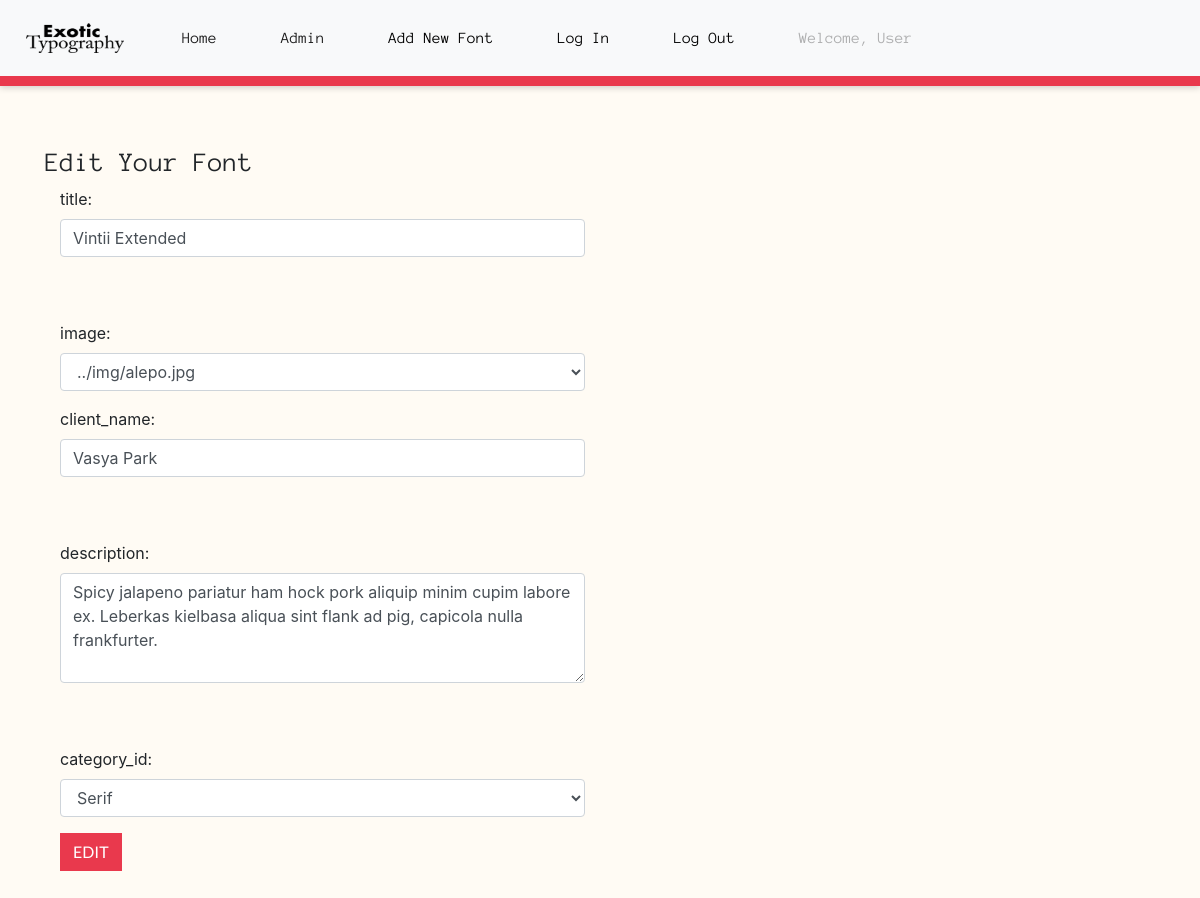
Screenshot of /backend/_edit.php?tb=portfolio_tb&id=2 (signed in) with the database file from the repository.
### tables this page shows
CREATE TABLE `portfolio_tb` (
  `portfolio_id` int(11) NOT NULL,
  `title` varchar(30) NOT NULL,
  `image` text NOT NULL,
  `client_name` varchar(30) NOT NULL,
  `description` text NOT NULL,
  `category_id` int(11) NOT NULL
);

### backend/backend_db.php (called while the page is built, shortened)
<?php
	function db_connect() {
		static $connection;
		if(!isset($connection)) {
			$configArray = parse_ini_file("../../../con/config.ini");
			$connection = mysqli_connect($configArray["host"], $configArray["username"], $configArray["password"], $configArray["database"] );
			if(!$connection) {
				return mysqli_connect_error();
			}
			else {
				return $connection;
			}
		}
		else {
			return $connection;
		}
	}
?>

### backend/_edit.php (the view, shortened to what this page needs)
<?php include 'back_header.php'?>
<body>
    <div class="container admin-container">
		<h3>Edit Your Font </h3>
		<?php
			include "backend_db.php";
			if(isset($_GET["id"])) {
				if(db_connect()) {
					$id = mysqli_real_escape_string(db_connect(), $_GET["id"]);
					$tb = mysqli_real_escape_string(db_connect(), $_GET["tb"]);
					$query = "SELECT * FROM ".$tb." WHERE portfolio_id='".$id."'";
                    $queryResult = mysqli_query(db_connect(), $query);
					if($queryResult) {
                        echo "<div class='col-sm-12 col-md-12 col-lg-12'>";
						echo '<form class="form" action="_edit_process.php" method="POST">';
						while($rowArray = mysqli_fetch_assoc($queryResult)) {
							foreach($rowArray as $name=>$value) {
								if($name === "title" || $name === "client_name") {
                                    echo "<div class='form-group row'>";
                                    echo "<div class='col-sm-12 col-md-6 col-lg-6'>";
									echo '<label>'.$name.': </label><input type="text" class="form-control" name="'.$name.'" value="'.$value.'" required>
										<br><br>';
                                    echo "</div>";
                                    echo "</div>";
								}
								else if( $name === "category_id"){
                                    echo "<div class='form-group row'>";
                                    echo "<div class='col-sm-12 col-md-6 col-lg-6'>";
									echo '<label>'.$name.': </label>';
                                    echo "<select  class='form-control name='".$name."' value='".$value."'>";
                                    echo "<option value='1' selected>Serif</option>";
									echo "</select>";
                                    echo "</div>";
                                    echo "</div>";
                                }
                                else if($name === "description") {
                                    echo "<div class='form-group row'>";
                                    echo "<div class='col-sm-12 col-md-6 col-lg-6'>";
									echo '<label>'.$name.': </label><textarea type="text" class="form-control" name="'.$name.'" rows="4" required>'.$value.'</textarea>
										<br><br>';
                                    echo "</div>";
                                    echo "</div>";
								}
								else if ($name === "image"){
									echo "<div class='form-group row'>";
                                    echo "<div class='col-sm-12 col-md-6 col-lg-6'>";
									echo '<label>'.$name.': </label>';
									echo "<select  class='form-control imageSelect' id='imageSelect' name='".$name."' value='".$value."'>";
										foreach(glob('../img/*[.jpg, .jpeg, .png, .PNG]') as $filename){
											echo "<option>" . $filename . "</option>";
										}
									echo "</select>";
                                    echo "</div>";
                                    echo "</div>";
                                }
								else {
									echo '<input type="hidden" name="'.$name.'" value="'.$value.'">';
								}
							}
							echo '<input type="submit" class="btn btn-primary" value="Edit">';
						}
						echo '</form>';
                        echo"</div>";
					}
				}
			}
		?>
    </div>
	</body>
    <?php include 'back_footer.php'?>
</html>

### css/styles.css (style rules this page uses)
h3 { font-family: 'Anonymous', 'monospace'; font-weight: normal; font-size: 1.7rem; }
body { background: #FFFBF4; }
.btn-primary { color: #fff; font-family: 'Lato', 'sans-serif'; background-color: #E9394D; border-color: #E9394D; border-radius: 0px; text-transform: uppercase; }
.admin-container { margin-top: 60px; margin-bottom: 60px; }

### rows the page displays
portfolio_tb: name "title", title "Vintii Extended", name "image", image "../img/alepo.jpg", name "client_name", client_name "Vasya Park", name "description", description "Spicy jalapeno pariatur ham hock pork aliquip minim cupim labore ex. Leberkas kielbasa aliqua sint flank ad pig, capicola nulla frankfurter.", name "category_id", category "Serif"

### other values shown
$_SESSION['username'] "User"
